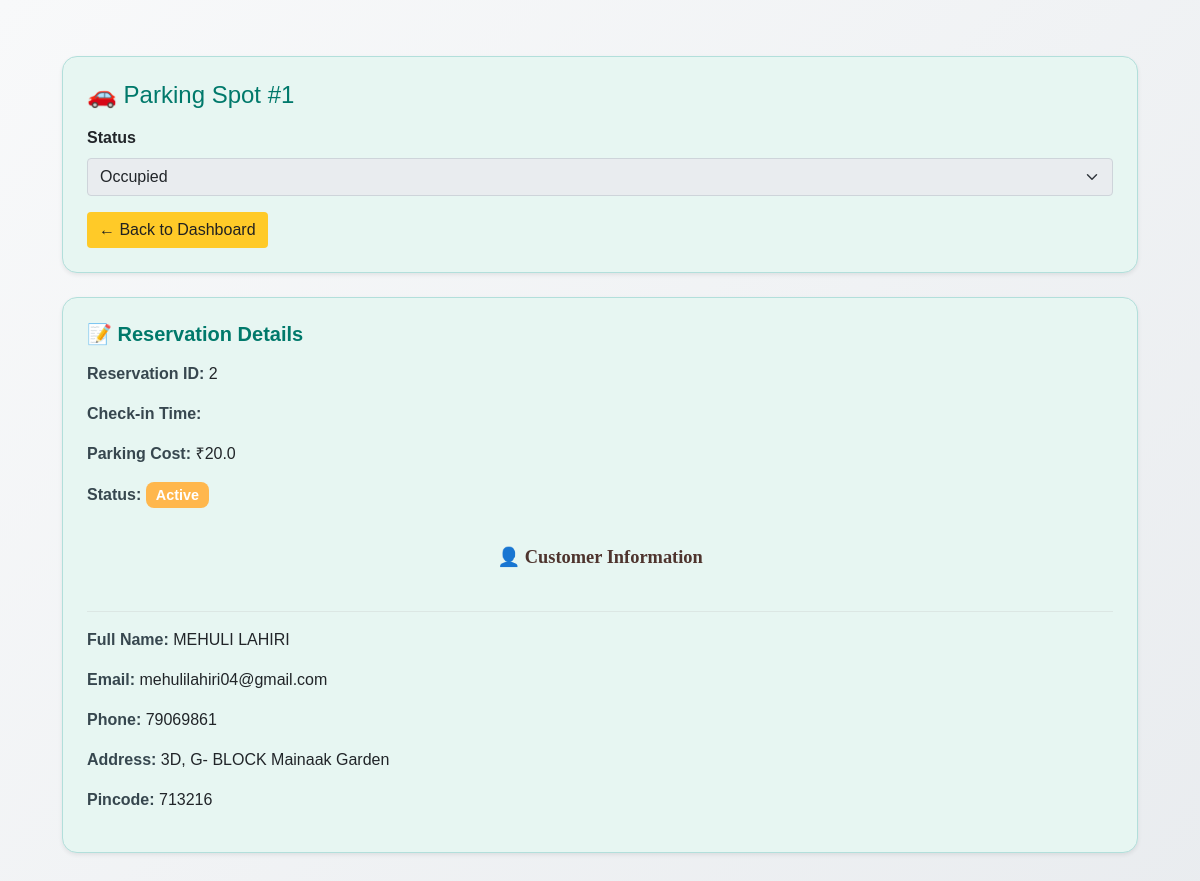
/spot/1, run on an earlier commit of the app's database.
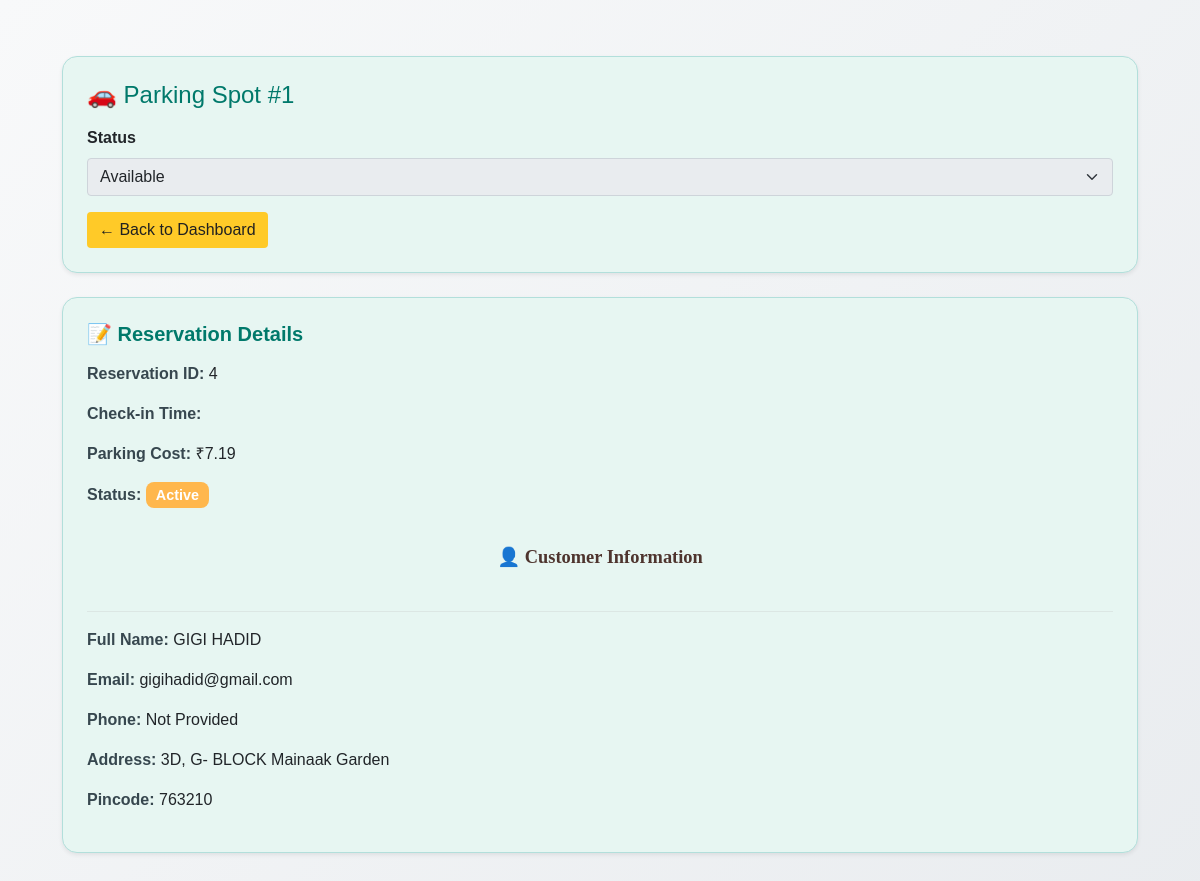
And on a later commit of the database.
### backend/models.py (models this page shows, shortened)
class ParkingSpot(db.Model):
    __tablename__ = "parking_spots"
    id = db.Column(db.Integer, primary_key=True)
    lot_id = db.Column(db.Integer, db.ForeignKey('parking_lot.id'), nullable=False)
    status = db.Column(db.String(1), nullable=False, default='A')
    reservations = db.relationship('Reservation', backref='spot', lazy=True)

class Reservation(db.Model):
    __tablename__ = "reservations"
    id = db.Column(db.Integer, primary_key=True)
    spot_id = db.Column(db.Integer, db.ForeignKey('parking_spots.id'), nullable=False)
    user_id = db.Column(db.Integer, db.ForeignKey('user_info.id'), nullable=False)
    vehicle_no = db.Column(db.String(20), nullable=False)
    parking_timestamp = db.Column(db.DateTime, default=datetime.utcnow)
    leaving_timestamp = db.Column(db.DateTime, nullable=True)
    cost = db.Column(db.Float)

class User_Info(db.Model):
    __tablename__ = "user_info"
    id = db.Column(db.Integer, primary_key=True)
    full_name = db.Column(db.String(100))
    user_name = db.Column(db.String(100), unique=True)
    email = db.Column(db.String(120), unique=True)
    pwd = db.Column(db.String(100))
    phone = db.Column(db.String(20))
    address = db.Column(db.String(200))
    pincode = db.Column(db.String(10))
    role = db.Column(db.Integer, default=1)
    reservations = db.relationship('Reservation', backref='user', lazy=True)

### backend/controllers.py (the view)
    @app.route("/spot/<int:spot_id>")
    def spot_detail(spot_id):
        spot = ParkingSpot.query.get_or_404(spot_id)
        reservation = Reservation.query \
            .filter_by(spot_id=spot.id) \
            .order_by(Reservation.id.desc()) \
            .first()
        user = None
        if reservation:
            user = User_Info.query.get(reservation.user_id)
        return render_template("admin_spot_detail.html",
                               spot=spot,
                               reservation=reservation,
                               user=user)

### templates/admin_spot_detail.html (shortened to what this page needs)
<!DOCTYPE html>
<html lang="en">
<head>
  <link href="https://cdn.jsdelivr.net/npm/bootstrap@5.0.2/dist/css/bootstrap.min.css" rel="stylesheet">
  <link rel="stylesheet" href="{{ url_for('static', filename='css/style.css') }}">
</head>
<body class="p-4">
<div class="container">
  <div class="card p-4 shadow-sm mb-4 detail-card">
    <h4 class="mb-3" style="color:#00796b;">🚗 Parking Spot #{{ spot.id }}</h4>
    <form method="POST" action="#">
      <div class="mb-3">
        <label class="form-label fw-bold">Status</label>
        <select class="form-select" disabled>
          <option {% if spot.status == 'A' %}selected{% endif %}>Available</option>
          <option {% if spot.status == 'O' %}selected{% endif %}>Occupied</option>
        </select>
      </div>
      <a href="{{ url_for('admin_dashboard') }}" class="btn btn-custom">← Back to Dashboard</a>
    </form>
  </div>
  {% if reservation %}
  <div class="card p-4 shadow-sm detail-card">
    <h5 class="mb-3">📝 Reservation Details</h5>
    <p><span class="highlight">Reservation ID:</span> {{ reservation.id }}</p>
    <p><span class="highlight">Check-in Time:</span> {{ reservation.in_time }}</p>
    <p><span class="highlight">Parking Cost:</span> ₹{{ reservation.cost }}</p>
    <p>
      <span class="highlight">Status:</span>
      <span class="badge badge-status status-occupied">Active</span>
    </p>
    {% if user %}
    <div class="section-title">👤 Customer Information</div>
    <hr>
    <p><span class="highlight">Full Name:</span> {{ user.full_name }}</p>
    <p><span class="highlight">Email:</span> {{ user.email }}</p>
    <p><span class="highlight">Phone:</span> {{ user.phone or 'Not Provided' }}</p>
    <p><span class="highlight">Address:</span> {{ user.address or 'Not Provided' }}</p>
    <p><span class="highlight">Pincode:</span> {{ user.pincode or 'Not Provided' }}</p>
    {% endif %}
  </div>
  {% else %}
  <div class="alert alert-info">No active reservation for this spot.</div>
  {% endif %}
</div>
</body>
</html>

What changed in the data, as far as the page shows it:
no longer on this page (row edited): Reservation: id "2", cost "20.0"
no longer on this page (row edited): User_Info: full_name "MEHULI LAHIRI", email "mehulilahiri04@gmail.com", phone "79069861", address "3D, G- BLOCK Mainaak Garden", pincode "713216"
changed ParkingSpot id 1: status "Occupied" → "Available"
now on this page (row edited): Reservation: id "4", cost "7.19"
now on this page (row edited): User_Info: full_name "GIGI HADID", email "gigihadid@gmail.com", phone "Not Provided", address "3D, G- BLOCK Mainaak Garden", pincode "763210"
